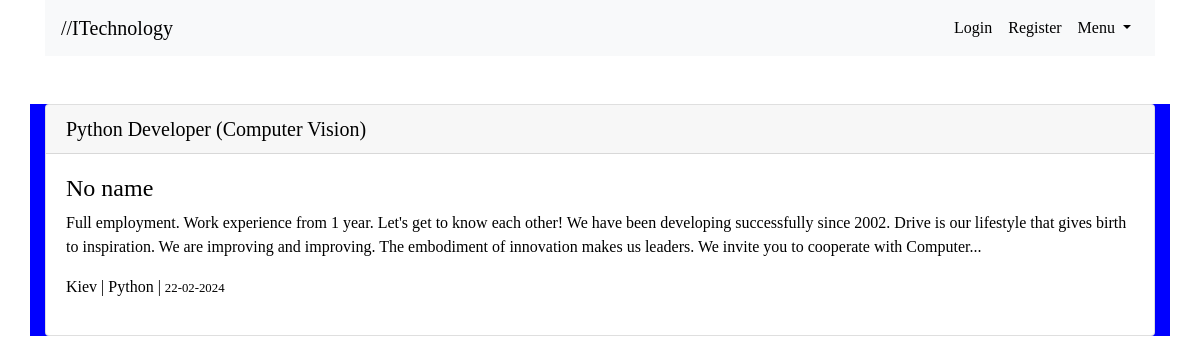
/detail/1110/, run on the app's committed database.
### scraping/models.py (models this page shows, shortened)
class Vacancy(models.Model):
    url = models.URLField(unique=True, max_length=1000)
    title = models.CharField(max_length=500, verbose_name='title')
    company = models.CharField(max_length=500, verbose_name='company')
    description = models.TextField(verbose_name='description')
    city = models.ForeignKey('City', on_delete=models.CASCADE,
                             verbose_name='city', related_name='vacancies')
    language = models.ForeignKey('Language', on_delete=models.CASCADE, verbose_name='language')
    timestamp = models.DateField(auto_now_add=True)
    class Meta:
        verbose_name = 'Vacancy'
        verbose_name_plural = 'Vacancies'
        ordering = ['-timestamp', ]

class City(models.Model):
    name = models.CharField(max_length=100, unique=True)
    slug = models.CharField(max_length=100, blank=True, unique=True)
    class Meta:
        verbose_name = 'Name city'
        verbose_name_plural = 'Name cities'

class Language(models.Model):
    name = models.CharField(max_length=100, unique=True)
    slug = models.CharField(max_length=100, blank=True, unique=True)
    class Meta:
        verbose_name = 'Name language'
        verbose_name_plural = 'Name languages'

### scraping/views.py (the view)
# urls.py: path('detail/<int:pk>/', VDetail.as_view(), name='v_detail'),
class VDetail(DetailView):
    queryset = Vacancy.objects.all()
    template_name = 'scraping/detail.html'
    context_object_name = 'object'

### scraping/templates/scraping/detail.html (shortened to what this page needs)
{% extends 'scraping/base.html' %}
{% block content %}
    <div class="card my-3">
        <h5 class="card-header"><a href="{{ object.url }}" id="brand">{{ object.title }}</a></h5>
          <div class="card-body">
          <h4 id="brand">{{ object.company }}</h4>
          <p class="card-text" id="brand">{{ object.description }}</p>
            <p id="brand">{{ object.city.name }} | {{ object.language.name }} |
              <small>{{ object.timestamp|date:"d-m-Y" }}</small>
            </p>
          </div>
      </div>
{% endblock content %}

### scraping/templates/scraping/base.html (shortened to what this page needs)
{% load static %}
<html lang="en">
<head>
    <link rel="stylesheet" href="https://cdn.jsdelivr.net/npm/bootstrap@4.4.1/dist/css/bootstrap.min.css"
>
    <link rel="stylesheet" href="{% static 'css/main.css' %}">
</head>
<body>
<div class="container">
    <nav class="navbar navbar-expand-lg navbar-light bg-light">
        <a class="navbar-brand" href="{% url 'scraping:home' %}" id="brand">//ITechnology</a>
        <div class="collapse navbar-collapse" id="navbarNavDropdown">
            <ul class="navbar-nav ml-auto">
                {% if user.is_authenticated %}
                    <li class="nav-item">
                        <a class="nav-link" href="{% url 'accounts:update' %}" id="brand">Settings</a>
                    </li>
                {% else %}
                    <li class="nav-item">
                        <a class="nav-link" href="{% url 'accounts:login' %}" id="brand">Login</a>
                    </li>
                    <li class="nav-item">
                        <a class="nav-link" href="{% url 'accounts:register' %}" id="brand">Register</a>
                    </li>
                {% endif %}
                <li class="nav-item dropdown">
                    <a class="nav-link dropdown-toggle" href="#" role="button" data-toggle="dropdown"
                       aria-haspopup="true" aria-expanded="false" id="brand">
                        Menu
                    </a>
                </li>
            </ul>
        </div>
    </nav>
</div>
<div class="container">
    <div class="row">
    </div>
</div>
<div class="container" style="background-color: blue;">
    {% block content %}
    {% endblock content %}
</div>
</body>

### static/css/main.css (style rules this page uses)
#brand { font-family: better-vcr; color: black; }
body { margin: 0; padding: 0; overflow: hidden; }

### data on the page
Vacancy: title "Python Developer (Computer Vision)", company "No name", description "Full employment. Work experience from 1 year. Let's get to know each other! We have been developing successfully since 2002. Drive is our lifestyle that gives birth to inspiration. We are improving and improving. The embodiment of innovation makes us leaders. We invite you to cooperate with Computer...", city.name "Kiev", language.name "Python", timestamp "22-02-2024"
